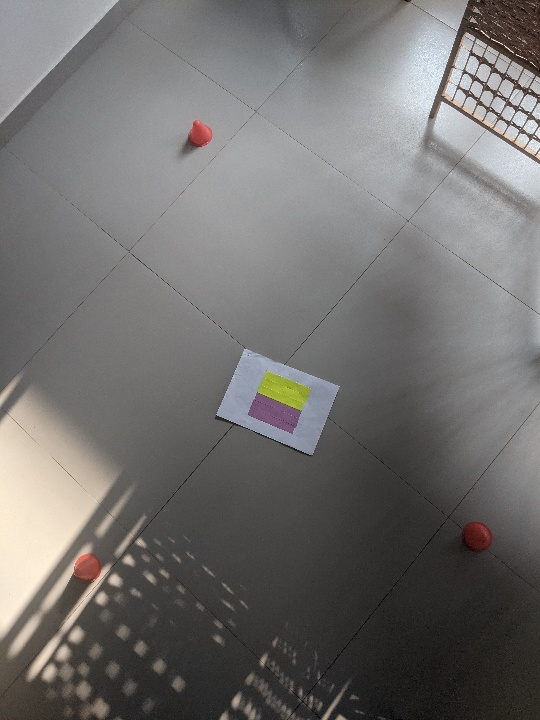
#> input picture imageprocessing/images/cones/train/helipad_and_3_cones.jpg, 540 x 720 px, found by its file name
$ python plotcv.py
#> lines starting #> are read from the running program, lines starting #| are printed output that depends on the picture; after the words box and inside, x2 and y2 are one past the last pixel; in counts of white or black regions, pixels touching at a corner belong together
'''
plotcv.py
combine matplotlib and opencv
see https://github.com/voyc/robots/wiki/OpenCV-vs-matplotlib/
'''
import numpy as np
import matplotlib.pyplot as plt
import cv2

fname = '/home/john/webapps/robots/robots/imageprocessing/images/cones/train/helipad_and_3_cones.jpg'
src = cv2.imread(fname)
#> src is the input picture: shape (720, 540, 3); mean B, G, R 110.4, 111.8, 113.7
alpha = 0.25  # [0.0-1.0]
beta = (1.0 - alpha)
gamma = 0.0

dimensions = src.shape
#> dimensions = (720, 540, 3)
height = src.shape[0]
#> height = 720
width = src.shape[1]
#> width = 540
number_of_channels = src.shape[2]
#> number_of_channels = 3

# get the size in inches for figsize
dpi = 72.
xinch = width / dpi
#> xinch = 7.5
yinch = height / dpi
#> yinch = 10
yinch = 720/100
xinch = 540/100


def main():
	fig = plt.figure(figsize=(xinch,yinch))
	fig.patch.set_facecolor('none')
	fig.patch.set_alpha(0.9)


	x1 = np.linspace(0.0, 5.0)
	y1 = np.cos(2 * np.pi * x1) * np.exp(-x1)
	ax = fig.gca()
	line1, = ax.plot(x1, y1, 'ko-')        # so that we can update data later
	ax.set_facecolor('none')
	# [15 lines of commented-out code are left out]
	for i in range(100):
		# update data
		line1.set_ydata(np.cos(2 * np.pi * (x1+i*3.14/2) ) * np.exp(-x1) )

		# redraw the canvas
		fig.canvas.draw()
		#plt.pause(.05)

		# convert canvas to image
		s = fig.canvas.tostring_rgb()
		img = np.frombuffer(s, dtype=np.uint8)
		#img  = img.reshape(fig.canvas.get_width_height()[::-1] + (3,))
		dim  = fig.canvas.get_width_height()
		dim  = dim[::-1]
		dim  = dim + (3,)
		plotimg  = img.reshape(dim)


		# img is rgb, convert to opencv's default bgr
		plotimg = cv2.cvtColor(plotimg,cv2.COLOR_RGB2BGR)

		# overlay plot on image
		# src and img must match size and number of channels
		#master = cv2.addWeighted(plotimg, alpha, src, beta, gamma)
		master = cv2.addWeighted(plotimg, .5, src, 1, gamma)

		# display image with opencv or any operation you like
		#cv2.imshow("plot",plotimg)
		#cv2.imshow("src",src)
		cv2.imshow("master",master)
		k = cv2.waitKey(33) & 0xFF
		if k == 27: # escape
			break
		if k == ord('q'):
			break
#> this loop made 1 pass; (key q is pressed on pass 1)
#> pass 1, in main, `plotimg = cv2.cvtColor(plotimg,cv2.COLOR_RGB2BGR)`:
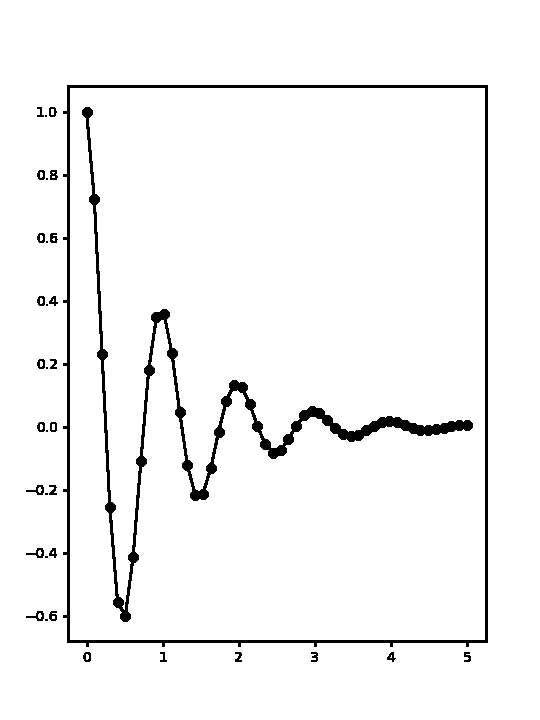
#> plotimg: shape (720, 540, 3); 96.2% white; 35 black regions (9 under 20 px), largest, box (x1, y1, x2, y2) and area: (82, 107, 473, 622) 7561, (63, 85, 488, 647) 6018, (26, 485, 44, 495) 74
#> pass 1, in main, `master = cv2.addWeighted(plotimg, .5, src, 1, gamma)`:
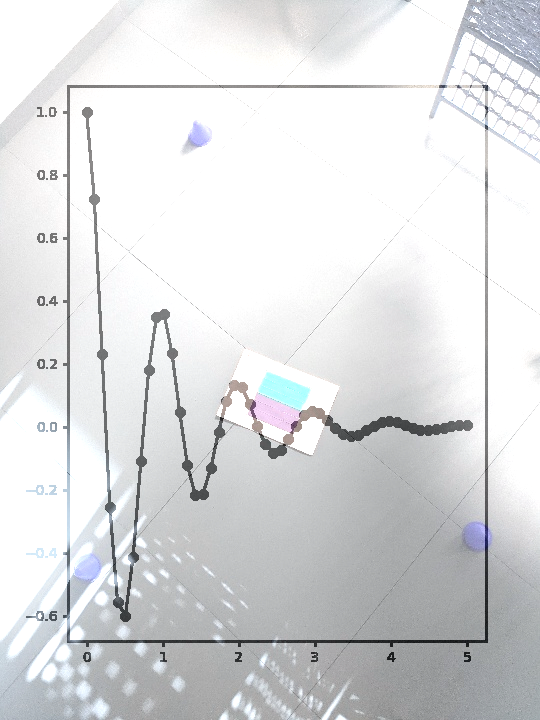
#> master: shape (720, 540, 3); mean R, G, B 220.8, 221.9, 223.2

if __name__ == '__main__':
	main()
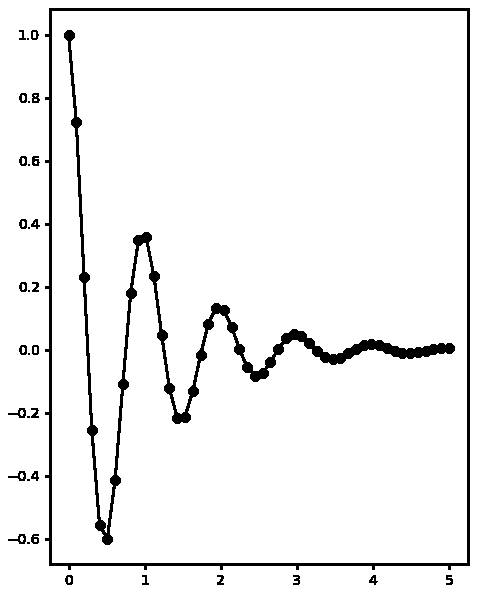
#> figure drawn by matplotlib, 1 panel; curve peaks at x = 0, y = 1
